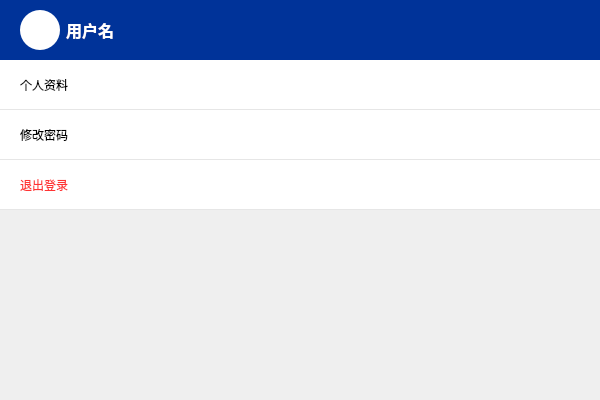
<?xml version="1.0" encoding="UTF-8"?>
<ui version="4.0">
 <class>AccountInfoDialog</class>
 <widget class="QWidget" name="AccountInfoDialog">
  <property name="geometry">
   <rect>
    <x>0</x>
    <y>0</y>
    <width>600</width>
    <height>400</height>
   </rect>
  </property>
  <property name="windowTitle">
   <string>账号信息</string>
  </property>
  <layout class="QVBoxLayout" name="verticalLayout">
   <property name="spacing">
    <number>0</number>
   </property>
   <property name="leftMargin">
    <number>0</number>
   </property>
   <property name="topMargin">
    <number>0</number>
   </property>
   <property name="rightMargin">
    <number>0</number>
   </property>
   <property name="bottomMargin">
    <number>0</number>
   </property>
   <item>
    <widget class="QWidget" name="headerWidget" native="true">
     <property name="sizePolicy">
      <sizepolicy hsizetype="Preferred" vsizetype="Fixed">
       <horstretch>0</horstretch>
       <verstretch>0</verstretch>
      </sizepolicy>
     </property>
     <property name="maximumHeight">
      <number>60</number>
     </property>
     <property name="styleSheet">
      <string notr="true">background-color: rgb(0, 51, 153);</string>
     </property>
     <layout class="QHBoxLayout" name="horizontalLayout">
      <property name="leftMargin">
       <number>20</number>
      </property>
      <property name="topMargin">
       <number>10</number>
      </property>
      <property name="rightMargin">
       <number>20</number>
      </property>
      <property name="bottomMargin">
       <number>10</number>
      </property>
      <item>
       <widget class="QLabel" name="avatarLabel">
        <property name="minimumSize">
         <size>
          <width>40</width>
          <height>40</height>
         </size>
        </property>
        <property name="maximumSize">
         <size>
          <width>40</width>
          <height>40</height>
         </size>
        </property>
        <property name="styleSheet">
         <string notr="true">background-color: white;
border-radius: 20px;
color: rgb(0, 51, 153);
font-size: 16px;
font-weight: bold;</string>
        </property>
        <property name="text">
         <string/>
        </property>
        <property name="alignment">
         <set>Qt::AlignCenter</set>
        </property>
       </widget>
      </item>
      <item>
       <widget class="QLabel" name="usernameLabel">
        <property name="styleSheet">
         <string notr="true">color: white;
font-size: 16px;
font-weight: bold;</string>
        </property>
        <property name="text">
         <string>用户名</string>
        </property>
       </widget>
      </item>
     </layout>
    </widget>
   </item>
   <item>
    <widget class="QPushButton" name="profileButton">
     <property name="sizePolicy">
      <sizepolicy hsizetype="Preferred" vsizetype="Fixed">
       <horstretch>0</horstretch>
       <verstretch>0</verstretch>
      </sizepolicy>
     </property>
     <property name="minimumSize">
      <size>
       <width>0</width>
       <height>50</height>
      </size>
     </property>
     <property name="maximumSize">
      <size>
       <width>16777215</width>
       <height>50</height>
      </size>
     </property>
     <property name="styleSheet">
      <string notr="true">background-color: white;
color: black;
text-align: left;
border: none;
padding: 15px 20px;
border-bottom: 1px solid rgb(230, 230, 230);</string>
     </property>
     <property name="text">
      <string>个人资料</string>
     </property>
     <property name="icon">
      <iconset>
       <normaloff>:/icons/user.png</normaloff>:/icons/user.png</iconset>
     </property>
     <property name="iconSize">
      <size>
       <width>16</width>
       <height>16</height>
      </size>
     </property>
    </widget>
   </item>
   <item>
    <widget class="QPushButton" name="passwordButton">
     <property name="sizePolicy">
      <sizepolicy hsizetype="Preferred" vsizetype="Fixed">
       <horstretch>0</horstretch>
       <verstretch>0</verstretch>
      </sizepolicy>
     </property>
     <property name="minimumSize">
      <size>
       <width>0</width>
       <height>50</height>
      </size>
     </property>
     <property name="maximumSize">
      <size>
       <width>16777215</width>
       <height>50</height>
      </size>
     </property>
     <property name="styleSheet">
      <string notr="true">background-color: white;
color: black;
text-align: left;
border: none;
padding: 15px 20px;
border-bottom: 1px solid rgb(230, 230, 230);</string>
     </property>
     <property name="text">
      <string>修改密码</string>
     </property>
     <property name="icon">
      <iconset>
       <normaloff>:/icons/lock.png</normaloff>:/icons/lock.png</iconset>
     </property>
     <property name="iconSize">
      <size>
       <width>16</width>
       <height>16</height>
      </size>
     </property>
    </widget>
   </item>
   <item>
    <widget class="QPushButton" name="logoutButton">
     <property name="sizePolicy">
      <sizepolicy hsizetype="Preferred" vsizetype="Fixed">
       <horstretch>0</horstretch>
       <verstretch>0</verstretch>
      </sizepolicy>
     </property>
     <property name="minimumSize">
      <size>
       <width>0</width>
       <height>50</height>
      </size>
     </property>
     <property name="maximumSize">
      <size>
       <width>16777215</width>
       <height>50</height>
      </size>
     </property>
     <property name="styleSheet">
      <string notr="true">background-color: white;
color: rgb(255, 51, 51);
text-align: left;
border: none;
padding: 15px 20px;
border-bottom: 1px solid rgb(230, 230, 230);</string>
     </property>
     <property name="text">
      <string>退出登录</string>
     </property>
     <property name="icon">
      <iconset>
       <normaloff>:/icons/logout.png</normaloff>:/icons/logout.png</iconset>
     </property>
     <property name="iconSize">
      <size>
       <width>16</width>
       <height>16</height>
      </size>
     </property>
    </widget>
   </item>
   <item>
    <spacer name="verticalSpacer">
     <property name="orientation">
      <enum>Qt::Vertical</enum>
     </property>
     <property name="sizeType">
      <enum>QSizePolicy::Expanding</enum>
     </property>
     <property name="sizeHint" stdset="0">
      <size>
       <width>20</width>
       <height>40</height>
      </size>
     </property>
    </spacer>
   </item>
  </layout>
 </widget>
 <resources/>
 <connections/>
</ui>
